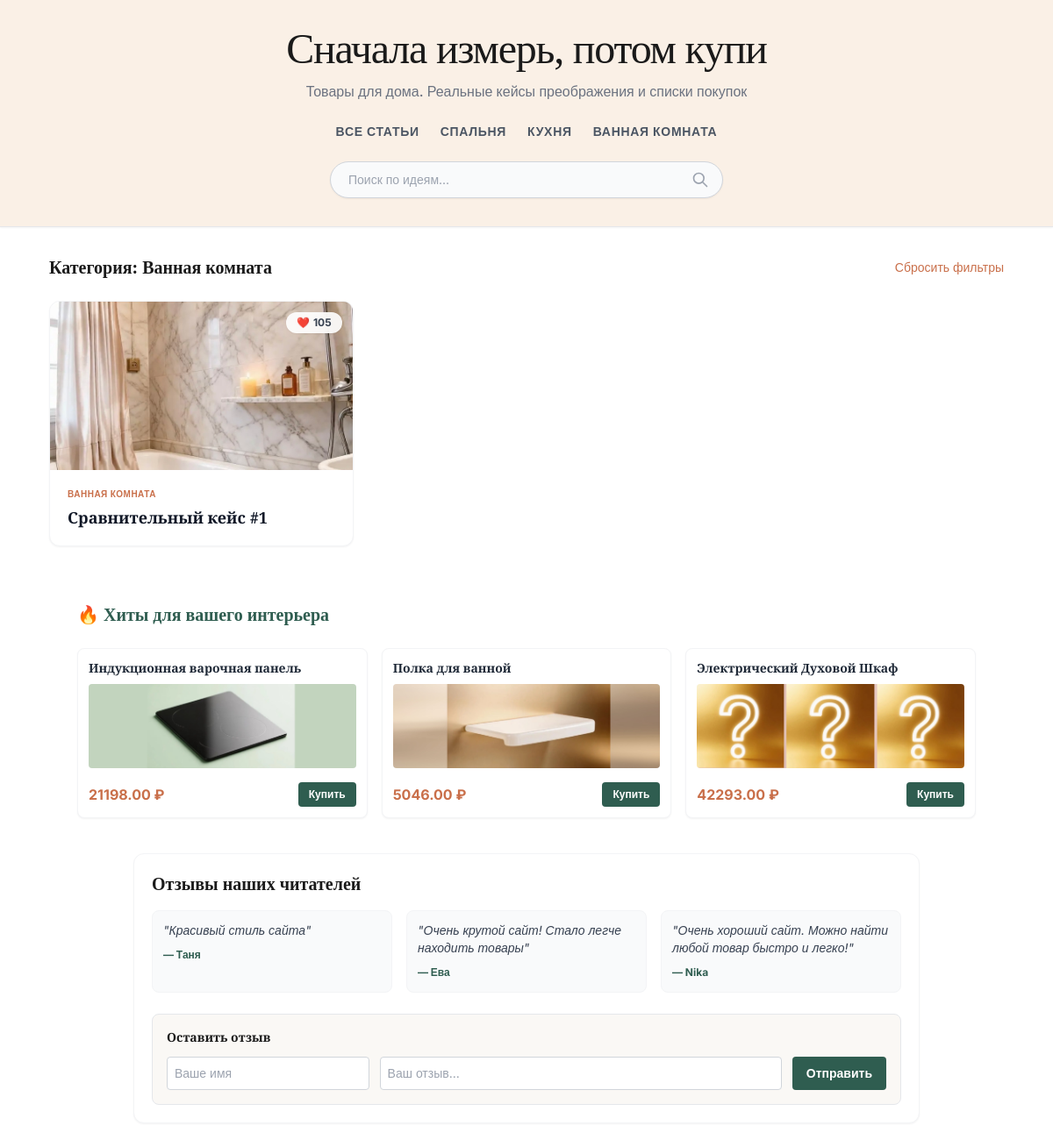
/category/Bathroom/, run on the app's committed database.
### articles/models.py (models this page shows, shortened)
class Category(models.Model):
    name = models.CharField(max_length=100, verbose_name="Название")
    slug = models.SlugField(unique=True, verbose_name="URL-имя")
    class Meta:
        verbose_name = "Категория"
        verbose_name_plural = "Категории"

class Article(models.Model):
    title = models.CharField(max_length=200)
    text = models.TextField()
    image_before = models.ImageField(upload_to='articles_images/', blank=True, null=True, verbose_name="Фото ДО")
    image_after = models.ImageField(upload_to='articles_images/', blank=True, null=True, verbose_name="Фото ПОСЛЕ")
    category = models.ForeignKey(Category, on_delete=models.SET_NULL, null=True, blank=True, verbose_name="Категория")
    created_at = models.DateTimeField(auto_now_add=True)
    likes = models.IntegerField(default=0, verbose_name="Лайки")
    rating = models.IntegerField(default=0, verbose_name="Рейтинг") # <-- НОВАЯ СТРОКА

class Product(models.Model):
    article = models.ForeignKey(Article, on_delete=models.CASCADE, related_name='products', null=True, blank=True) # добавил null=True, чтобы товар мог существовать без статьи (для главной страницы)
    name = models.CharField(max_length=200, verbose_name="Название товара")
    price = models.DecimalField(max_digits=10, decimal_places=2, verbose_name="Цена (руб)")
    link = models.URLField(max_length=500, verbose_name="Партнёрская ссылка")
    image = models.ImageField(upload_to='product_images/', blank=True, null=True, verbose_name="Фото товара") # <-- НОВАЯ СТРОКА

class Review(models.Model):
    name = models.CharField(max_length=100, verbose_name="Ваше имя")
    text = models.TextField(verbose_name="Текст отзыва")
    created_at = models.DateTimeField(auto_now_add=True, verbose_name="Дата")

### articles/views.py (the view)
# urls.py: 2. Add a URL to urlpatterns:  path('', views.home, name='home')
def home(request, category_slug=None):
    categories = Category.objects.all()
    articles = Article.objects.all().order_by('-created_at')
    reviews = Review.objects.all().order_by('-created_at')[:3]
    top_products = Product.objects.all().order_by('?')[:3]
    query = request.GET.get('q')
    if query:
        articles = articles.filter(
            Q(title__icontains=query) |
            Q(text__icontains=query) |
            Q(category__name__icontains=query)
        )
    current_category = None
    if category_slug:
        current_category = get_object_or_404(Category, slug=category_slug)
        articles = articles.filter(category=current_category)
    if request.method == 'POST':
        name = request.POST.get('name')
        text = request.POST.get('text')
        if name and text:
            Review.objects.create(name=name, text=text)
            return redirect('home')
    return render(request, 'index.html', {
        'articles': articles,
        'categories': categories,
        'reviews': reviews,
        'top_products': top_products,
        'current_category': current_category,
        'query': query,
    })

### articles/templates/index.html (shortened to what this page needs)
{% extends 'base.html' %}
{% block content %}
    <div class="flex items-center justify-between mb-6">
        <h2 class="text-xl font-bold font-serif">
            {% if query %}
                Результаты поиска: "{{ query }}"
            {% elif current_category %}
                Категория: {{ current_category.name }}
            {% else %}
                Популярные статьи
            {% endif %}
        </h2>
        {% if query or current_category %}
            <a href="{% url 'home' %}" class="text-sm text-[#C96F4A] hover:underline">Сбросить фильтры</a>
        {% endif %}
    </div>
    <div class="grid grid-cols-1 md:grid-cols-2 lg:grid-cols-3 gap-6">
        {% for article in articles %}
            <div class="bg-white rounded-xl overflow-hidden shadow-sm hover:shadow-lg transition duration-300 border border-gray-100 flex flex-col">
                <a href="{% url 'article_detail' article.pk %}" class="block relative h-48 bg-gray-100">
                    {% if article.image_after %}
                        <img src="{{ article.image_after.url }}" alt="{{ article.title }}" class="w-full h-full object-cover">
                    {% else %}
                        <div class="flex items-center justify-center w-full h-full text-gray-400 text-sm">Нет фото</div>
                    {% endif %}
                    <div class="absolute top-3 right-3 bg-white/90 backdrop-blur px-3 py-1 rounded-full text-xs font-bold flex items-center gap-1 shadow-sm">
                        <button onclick="likeArticle({{ article.pk }}, this)" class="flex items-center gap-1 text-gray-700 hover:text-red-500 transition">
                            ❤️ <span id="likes-count-{{ article.pk }}">{{ article.likes }}</span>
                        </button>
                    </div>
                </a>
                <div class="p-5 flex flex-col flex-grow">
                    {% if article.category %}
                        <span class="text-[10px] font-bold text-[#C96F4A] uppercase tracking-wider mb-2">{{ article.category.name }}</span>
                    {% endif %}
                    <a href="{% url 'article_detail' article.pk %}" class="block flex-grow">
                        <h3 class="font-bold text-lg leading-tight text-gray-900 hover:text-[#C96F4A] transition">{{ article.title }}</h3>
                    </a>
                </div>
            </div>
        {% empty %}
            <div class="col-span-full text-center py-10 bg-white rounded-xl border border-gray-100">
                <p class="text-gray-500">По вашему запросу ничего не найдено. <a href="{% url 'home' %}" class="text-[#C96F4A] hover:underline">Вернуться на главную</a>.</p>
            </div>
        {% endfor %}
    </div>
    {% if top_products %}
    <div class="mt-16 mb-8 max-w-5xl mx-auto">
        <h2 class="text-xl font-bold mb-6 text-[#2F5D50] font-serif">🔥 Хиты для вашего интерьера</h2>
        <div class="grid grid-cols-1 md:grid-cols-3 gap-4">
            {% for product in top_products %}
            <div class="bg-white rounded-lg shadow-sm border border-gray-100 p-3 flex flex-col justify-between hover:shadow-md transition">
                <div>
                    <h3 class="font-bold text-gray-800 text-sm mb-2">{{ product.name }}</h3>
                    <div class="h-24 bg-gray-50 rounded mb-3 overflow-hidden flex items-center justify-center">
                        {% if product.image %}
                            <img src="{{ product.image.url }}" alt="{{ product.name }}" class="w-full h-full object-cover">
                        {% else %}
                            <span class="text-gray-400 text-xs">Фото</span>
                        {% endif %}
                    </div>
                </div>
                <div class="flex items-center justify-between mt-1">
                    <span class="text-[#C96F4A] font-bold text-base">{{ product.price }} ₽</span>
                    <a href="{{ product.link }}" target="_blank" rel="nofollow" class="bg-[#2F5D50] text-white px-3 py-1.5 rounded text-xs font-bold hover:bg-black transition">
                        Купить
                    </a>
                </div>
            </div>
            {% endfor %}
        </div>
    </div>
    {% endif %}
    <div class="mt-10 bg-white rounded-xl p-5 shadow-sm border border-gray-100 max-w-4xl mx-auto">
        <h2 class="text-xl font-bold mb-4 font-serif">Отзывы наших читателей</h2>
        <div class="grid grid-cols-1 md:grid-cols-3 gap-4 mb-6">
            {% for review in reviews %}
            <div class="bg-gray-50 p-3 rounded-lg border border-gray-100">
                <p class="text-sm text-gray-700 italic mb-1">"{{ review.text }}"</p>
                <span class="text-xs font-bold text-[#2F5D50]">— {{ review.name }}</span>
            </div>
            {% empty %}
            <p class="text-sm text-gray-500">Пока нет отзывов. Будьте первыми!</p>
            {% endfor %}
        </div>
        <form method="POST" class="bg-[#FAF8F5] p-4 rounded-lg border border-gray-200">
            <h3 class="font-bold text-sm mb-3">Оставить отзыв</h3>
            <div class="flex flex-col md:flex-row gap-3">
                <input type="text" name="name" placeholder="Ваше имя" required class="w-full md:w-1/3 p-2 text-sm rounded border border-gray-300 focus:outline-none focus:border-[#C96F4A]">
                <input type="text" name="text" placeholder="Ваш отзыв..." required class="w-full md:w-2/3 p-2 text-sm rounded border border-gray-300 focus:outline-none focus:border-[#C96F4A]">
                <button type="submit" class="bg-[#2F5D50] text-white px-4 py-2 text-sm rounded font-bold hover:bg-black transition whitespace-nowrap">Отправить</button>
            </div>
        </form>
    </div>
{% endblock %}

### articles/templates/base.html (shortened to what this page needs)
{% load static %}
<!DOCTYPE html>
<html lang="ru">
<head>
    <script src="https://cdn.tailwindcss.com?plugins=typography"></script>
</head>
<body class="bg-white text-[#1A1A1A] antialiased" style="font-family: 'Inter', sans-serif;">
    <header class="bg-[#FAF0E6] border-b border-gray-200 py-8 px-4 shadow-sm">
        <div class="max-w-6xl mx-auto text-center">
            <a href="{% url 'home' %}" class="inline-block">
                <h1 class="text-3xl md:text-5xl font-serif tracking-tight mb-3 hover:text-[#C96F4A] transition">Сначала измерь, потом купи</h1>
            </a>
            <p class="text-gray-500 text-sm md:text-base mb-6 font-medium">Товары для дома. Реальные кейсы преображения и списки покупок</p>
            <nav class="flex flex-wrap justify-center gap-x-6 gap-y-2 text-xs md:text-sm font-semibold uppercase tracking-wider text-gray-600 mb-6">
                <a href="{% url 'home' %}" class="hover:text-[#C96F4A] transition">Все статьи</a>
                {% for category in categories %}
                    <a href="{% url 'category_list' category.slug %}" class="hover:text-[#C96F4A] transition">{{ category.name }}</a>
                {% endfor %}
            </nav>
            <div class="max-w-md mx-auto">
                <form method="GET" action="{% url 'home' %}" class="relative flex items-center">
                    <input type="text" name="q" value="{{ query|default:'' }}" placeholder="Поиск по идеям..."
                           class="w-full pl-5 pr-12 py-2.5 rounded-full border border-gray-300 focus:outline-none focus:border-[#C96F4A] text-sm text-gray-700 bg-gray-50 focus:bg-white shadow-sm transition">
                    <button type="submit" class="absolute right-4 text-gray-400 hover:text-[#C96F4A] transition">
                        <svg xmlns="http://www.w3.org/2000/svg" class="h-5 w-5" fill="none" viewBox="0 0 24 24" stroke="currentColor">
                            <path stroke-linecap="round" stroke-linejoin="round" stroke-width="2" d="M21 21l-6-6m2-5a7 7 0 11-14 0 7 7 0 0114 0z" />
                        </svg>
                    </button>
                </form>
            </div>
        </div>
    </header>
    <main class="max-w-6xl mx-auto p-4 md:p-8 min-h-screen">
        {% block content %}
        {% endblock %}
    </main>
</body>
</html>

### articles/templates/base.html (style rules this page uses)
h1, h2, h3, h4, .font-serif { font-family: 'Prata', serif; }

### data on the page
Category: name "СПАЛЬНЯ"
Category: name "КУХНЯ"
Category: name "ВАННАЯ КОМНАТА", name "Ванная комната"
Article: image_after (picture), likes "105", category.name "ВАННАЯ КОМНАТА", title "Сравнительный кейс #1"
Product: name "Индукционная варочная панель", image (picture), price "21198.00"
Product: name "Полка для ванной", image (picture), price "5046.00"
Product: name "Электрический Духовой Шкаф", image (picture), price "42293.00"
Review: text "Красивый стиль сайта", name "Таня"
Review: text "Очень крутой сайт! Стало легче находить товары", name "Ева"
Review: text "Очень хороший сайт. Можно найти любой товар быстро и легко!", name "Nika"
